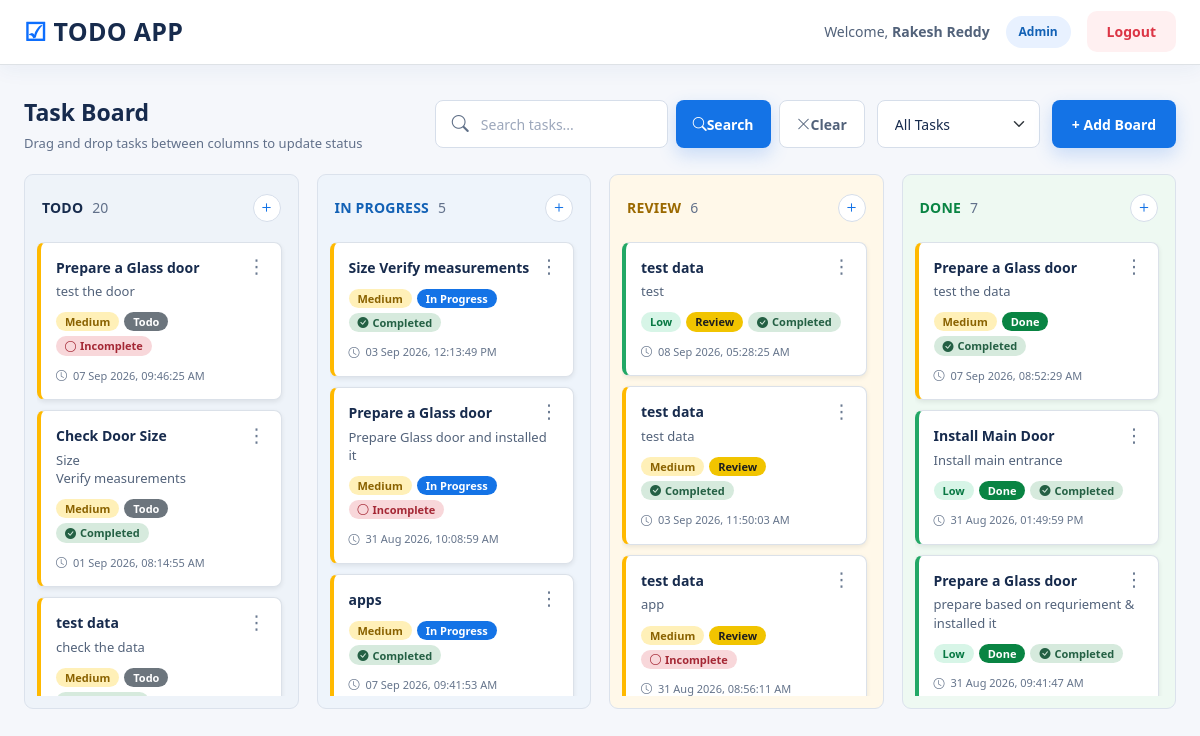
Page /task/index.php (signed in) on the committed database.
### tables this page shows
CREATE TABLE `tasks` (
  `id` int(11) NOT NULL,
  `Task` varchar(255) NOT NULL,
  `Description` text DEFAULT NULL,
  `status` tinyint(4) NOT NULL DEFAULT 1,
  `is_completed` tinyint(1) NOT NULL DEFAULT 0,
  `priority` enum('High','Medium','Low') NOT NULL DEFAULT 'Medium',
  `progress` enum('Todo','In Progress','Review','Done') NOT NULL DEFAULT 'Todo',
  `addedDate` timestamp NOT NULL DEFAULT current_timestamp(),
  `editedDate` timestamp NOT NULL DEFAULT current_timestamp() ON UPDATE current_timestamp()
);

### task/index.php (the view, shortened to what the rows shown need)
<?php
require_once __DIR__ . "/../config/database.php";
$where_sql = "";
$sql = "
    SELECT
        id,
        task,
        description,
        status,
        priority,
        progress,
        is_completed,
        addedDate,
        editedDate
    FROM tasks
    $where_sql
    ORDER BY id DESC
";
$stmt = mysqli_prepare($conn, $sql);
mysqli_stmt_execute($stmt);
$result = mysqli_stmt_get_result($stmt);
$todo_tasks = [];
$in_progress_tasks = [];
$review_tasks = [];
$done_tasks = [];
while ($row = mysqli_fetch_assoc($result)) {
    if ($row["progress"] === "Todo") {
        $todo_tasks[] = $row;
    }
    elseif ($row["progress"] === "In Progress") {
        $in_progress_tasks[] = $row;
    }
    elseif ($row["progress"] === "Review") {
        $review_tasks[] = $row;
    }
    elseif ($row["progress"] === "Done") {
        $done_tasks[] = $row;
    }
}
function getPriorityClass($priority)
{
    switch ($priority) {
        case "Medium":
            return "priority-medium";
        case "Low":
            return "priority-low";
    }
}
function getProgressClass($progress)
{
    switch ($progress) {
        case "Todo":
            return "progress-todo";
        case "In Progress":
            return "progress-progress";
        case "Review":
            return "progress-review";
        case "Done":
            return "progress-done";
    }
}
function formatTaskDate($date)
{
    $timestamp = strtotime($date);
    return date(
        "d M Y, h:i:s A",
        $timestamp
    );
}
?>
<!DOCTYPE html>
<html lang="en">
<head>
<link
    href="https://cdn.jsdelivr.net/npm/bootstrap@5.3.3/dist/css/bootstrap.min.css"
    rel="stylesheet"
>
<link
    rel="stylesheet"
    href="https://cdn.jsdelivr.net/npm/bootstrap-icons@1.11.3/font/bootstrap-icons.min.css"
>
<link
    rel="stylesheet"
    href="../assets/style.css"
>
</head>
<body>
<div class="container-fluid px-3 px-md-4 main-container">
<div class="board-wrapper">
<div class="task-board">
<div
    class="task-column"
    data-progress="Todo"
>
    <div class="task-list">
        <?php foreach ($todo_tasks as $task): ?>
            <div
                class="task-card <?= htmlspecialchars(getPriorityClass($task["priority"])) ?>"
                draggable="true"
                data-task-id="<?= (int)$task["id"] ?>"
                data-task-title="<?= htmlspecialchars($task["task"], ENT_QUOTES, 'UTF-8') ?>"
                data-task-description="<?= htmlspecialchars($task["description"] ?? "", ENT_QUOTES, 'UTF-8') ?>"
                data-task-priority="<?= htmlspecialchars($task["priority"], ENT_QUOTES, 'UTF-8') ?>"
                data-task-progress="<?= htmlspecialchars($task["progress"], ENT_QUOTES, 'UTF-8') ?>"
                data-task-completed="<?= ((int)$task["is_completed"] === 1) ? "Complete" : "Incomplete" ?>"
                data-task-status="<?= ((int)$task["status"] === 1) ? "Active" : "Inactive" ?>"
                data-task-added="<?= htmlspecialchars(formatTaskDate($task["addedDate"]), ENT_QUOTES, 'UTF-8') ?>"
                data-task-edited="<?= htmlspecialchars(formatTaskDate($task["editedDate"]), ENT_QUOTES, 'UTF-8') ?>"
            >
                <div class="task-title">
                    <?= htmlspecialchars($task["task"]) ?>
                </div>
                <?php if (!empty($task["description"])): ?>
                    <div class="task-description">
                        <?= nl2br(htmlspecialchars($task["description"])) ?>
                    </div>
                <?php endif; ?>
                <div class="task-meta">
                    <span class="priority-badge">
                        <?= htmlspecialchars($task["priority"]) ?>
                    </span>
                    <span
                        class="progress-badge <?= htmlspecialchars(getProgressClass($task["progress"])) ?>"
                    >
                        <?= htmlspecialchars($task["progress"]) ?>
                    </span>
                    <?php if ((int)$task["is_completed"] === 1): ?>
                        <span class="completion-badge completed">
                            <i class="bi bi-check-circle-fill"></i>
                            Completed
                        </span>
                    <?php else: ?>
                        <span class="completion-badge incomplete">
                            <i class="bi bi-circle"></i>
                            Incomplete
                        </span>
                    <?php endif; ?>
                </div>
                <?php if (!empty($task["editedDate"])): ?>
                    <div class="task-date">
                        <i class="bi bi-clock"></i>
                        <?= htmlspecialchars(formatTaskDate($task["editedDate"])) ?>
                    </div>
                <?php endif; ?>
                <div class="task-menu">
                    <button
                        type="button"
                        class="task-menu-button"
                        aria-label="Task menu"
                    >
                        ⋮
                    </button>
                </div>
            </div>
        <?php endforeach; ?>
    </div>
</div>
<div
    class="task-column"
    data-progress="In Progress"
>
    <div class="task-list">
        <?php foreach ($in_progress_tasks as $task): ?>
            <div
                class="task-card <?= htmlspecialchars(getPriorityClass($task["priority"])) ?>"
                draggable="true"
                data-task-id="<?= (int)$task["id"] ?>"
                data-task-title="<?= htmlspecialchars($task["task"], ENT_QUOTES, 'UTF-8') ?>"
                data-task-description="<?= htmlspecialchars($task["description"] ?? "", ENT_QUOTES, 'UTF-8') ?>"
                data-task-priority="<?= htmlspecialchars($task["priority"], ENT_QUOTES, 'UTF-8') ?>"
                data-task-progress="<?= htmlspecialchars($task["progress"], ENT_QUOTES, 'UTF-8') ?>"
                data-task-completed="<?= ((int)$task["is_completed"] === 1) ? "Complete" : "Incomplete" ?>"
                data-task-status="<?= ((int)$task["status"] === 1) ? "Active" : "Inactive" ?>"
                data-task-added="<?= htmlspecialchars(formatTaskDate($task["addedDate"]), ENT_QUOTES, 'UTF-8') ?>"
                data-task-edited="<?= htmlspecialchars(formatTaskDate($task["editedDate"]), ENT_QUOTES, 'UTF-8') ?>"
            >
                <div class="task-title">
                    <?= htmlspecialchars($task["task"]) ?>
                </div>
                <?php if (!empty($task["description"])): ?>
                    <div class="task-description">
                        <?= nl2br(htmlspecialchars($task["description"])) ?>
                    </div>
                <?php endif; ?>
                <div class="task-meta">
                    <span class="priority-badge">
                        <?= htmlspecialchars($task["priority"]) ?>
                    </span>
                    <span
                        class="progress-badge <?= htmlspecialchars(getProgressClass($task["progress"])) ?>"
                    >
                        <?= htmlspecialchars($task["progress"]) ?>
                    </span>
                    <?php if ((int)$task["is_completed"] === 1): ?>
                        <span class="completion-badge completed">
                            <i class="bi bi-check-circle-fill"></i>
                            Completed
                        </span>
                    <?php else: ?>
                        <span class="completion-badge incomplete">
                            <i class="bi bi-circle"></i>
                            Incomplete
                        </span>
                    <?php endif; ?>
                </div>
                <?php if (!empty($task["editedDate"])): ?>
                    <div class="task-date">
                        <i class="bi bi-clock"></i>
                        <?= htmlspecialchars(formatTaskDate($task["editedDate"])) ?>
                    </div>
                <?php endif; ?>
                <div class="task-menu">
                    <button
                        type="button"
                        class="task-menu-button"
                        aria-label="Task menu"
                    >
                        ⋮
                    </button>
                </div>
            </div>
        <?php endforeach; ?>
    </div>
</div>
<div
    class="task-column"
    data-progress="Review"
>
    <div class="task-list">
        <?php foreach ($review_tasks as $task): ?>
            <div
                class="task-card <?= htmlspecialchars(getPriorityClass($task["priority"])) ?>"
                draggable="true"
                data-task-id="<?= (int)$task["id"] ?>"
                data-task-title="<?= htmlspecialchars($task["task"], ENT_QUOTES, 'UTF-8') ?>"
                data-task-description="<?= htmlspecialchars($task["description"] ?? "", ENT_QUOTES, 'UTF-8') ?>"
                data-task-priority="<?= htmlspecialchars($task["priority"], ENT_QUOTES, 'UTF-8') ?>"
                data-task-progress="<?= htmlspecialchars($task["progress"], ENT_QUOTES, 'UTF-8') ?>"
                data-task-completed="<?= ((int)$task["is_completed"] === 1) ? "Complete" : "Incomplete" ?>"
                data-task-status="<?= ((int)$task["status"] === 1) ? "Active" : "Inactive" ?>"
                data-task-added="<?= htmlspecialchars(formatTaskDate($task["addedDate"]), ENT_QUOTES, 'UTF-8') ?>"
                data-task-edited="<?= htmlspecialchars(formatTaskDate($task["editedDate"]), ENT_QUOTES, 'UTF-8') ?>"
            >
                <div class="task-title">
                    <?= htmlspecialchars($task["task"]) ?>
                </div>
                <?php if (!empty($task["description"])): ?>
                    <div class="task-description">
                        <?= nl2br(htmlspecialchars($task["description"])) ?>
                    </div>
                <?php endif; ?>
                <div class="task-meta">
                    <span class="priority-badge">
                        <?= htmlspecialchars($task["priority"]) ?>
                    </span>
                    <span
                        class="progress-badge <?= htmlspecialchars(getProgressClass($task["progress"])) ?>"
                    >
                        <?= htmlspecialchars($task["progress"]) ?>
                    </span>
                    <?php if ((int)$task["is_completed"] === 1): ?>
                        <span class="completion-badge completed">
                            <i class="bi bi-check-circle-fill"></i>
                            Completed
                        </span>
                    <?php else: ?>
                        <span class="completion-badge incomplete">
                            <i class="bi bi-circle"></i>
                            Incomplete
                        </span>
                    <?php endif; ?>
                </div>
                <?php if (!empty($task["editedDate"])): ?>
                    <div class="task-date">
                        <i class="bi bi-clock"></i>
                        <?= htmlspecialchars(formatTaskDate($task["editedDate"])) ?>
                    </div>
                <?php endif; ?>
                <div class="task-menu">
                    <button
                        type="button"
                        class="task-menu-button"
                        aria-label="Task menu"
                    >
                        ⋮
                    </button>
                </div>
            </div>
        <?php endforeach; ?>
    </div>
</div>
<div
    class="task-column"
    data-progress="Done"
>
    <div class="task-list">
        <?php foreach ($done_tasks as $task): ?>
            <div
                class="task-card <?= htmlspecialchars(getPriorityClass($task["priority"])) ?>"
                draggable="true"
                data-task-id="<?= (int)$task["id"] ?>"
                data-task-title="<?= htmlspecialchars($task["task"], ENT_QUOTES, 'UTF-8') ?>"
                data-task-description="<?= htmlspecialchars($task["description"] ?? "", ENT_QUOTES, 'UTF-8') ?>"
                data-task-priority="<?= htmlspecialchars($task["priority"], ENT_QUOTES, 'UTF-8') ?>"
                data-task-progress="<?= htmlspecialchars($task["progress"], ENT_QUOTES, 'UTF-8') ?>"
                data-task-completed="<?= ((int)$task["is_completed"] === 1) ? "Complete" : "Incomplete" ?>"
                data-task-status="<?= ((int)$task["status"] === 1) ? "Active" : "Inactive" ?>"
                data-task-added="<?= htmlspecialchars(formatTaskDate($task["addedDate"]), ENT_QUOTES, 'UTF-8') ?>"
                data-task-edited="<?= htmlspecialchars(formatTaskDate($task["editedDate"]), ENT_QUOTES, 'UTF-8') ?>"
            >
                <div class="task-title">
                    <?= htmlspecialchars($task["task"]) ?>
                </div>
                <?php if (!empty($task["description"])): ?>
                    <div class="task-description">
                        <?= nl2br(htmlspecialchars($task["description"])) ?>
                    </div>
                <?php endif; ?>
                <div class="task-meta">
                    <span class="priority-badge">
                        <?= htmlspecialchars($task["priority"]) ?>
                    </span>
                    <span
                        class="progress-badge <?= htmlspecialchars(getProgressClass($task["progress"])) ?>"
                    >
                        <?= htmlspecialchars($task["progress"]) ?>
                    </span>
                    <?php if ((int)$task["is_completed"] === 1): ?>
                        <span class="completion-badge completed">
                            <i class="bi bi-check-circle-fill"></i>
                            Completed
                        </span>
                    <?php endif; ?>
                </div>
                <?php if (!empty($task["editedDate"])): ?>
                    <div class="task-date">
                        <i class="bi bi-clock"></i>
                        <?= htmlspecialchars(formatTaskDate($task["editedDate"])) ?>
                    </div>
                <?php endif; ?>
                <div class="task-menu">
                    <button
                        type="button"
                        class="task-menu-button"
                        aria-label="Task menu"
                    >
                        ⋮
                    </button>
                </div>
            </div>
        <?php endforeach; ?>
    </div>
</div>
</div>
</div>
</div>
</body>
</html>

### rows in the picture
tasks: Task "Prepare a Glass door", Description "test the door", priority "Medium", progress "Todo", is_completed 0 (drawn), editedDate "07 Sep 2026, 09:46:25 AM"
tasks: Task "Check Door Size", Description "Size Verify measurements", priority "Medium", progress "Todo", is_completed 1 (drawn), editedDate "01 Sep 2026, 08:14:55 AM"
tasks: Task "test data", Description "check the data", priority "Medium", progress "Todo"
tasks: Task "Size Verify measurements", priority "Medium", progress "In Progress", is_completed 1 (drawn), editedDate "03 Sep 2026, 12:13:49 PM"
tasks: Task "Prepare a Glass door", Description "Prepare Glass door and installed it", priority "Medium", progress "In Progress", is_completed 0 (drawn), editedDate "31 Aug 2026, 10:08:59 AM"
tasks: Task "apps", priority "Medium", progress "In Progress", is_completed 1 (drawn), editedDate "07 Sep 2026, 09:41:53 AM"
tasks: Task "test data", Description "test", priority "Low", progress "Review", is_completed 1 (drawn), editedDate "08 Sep 2026, 05:28:25 AM"
tasks: Task "test data", Description "test data", priority "Medium", progress "Review", is_completed 1 (drawn), editedDate "03 Sep 2026, 11:50:03 AM"
tasks: Task "test data", Description "app", priority "Medium", progress "Review", is_completed 0 (drawn), editedDate "31 Aug 2026, 08:56:11 AM"
tasks: Task "Prepare a Glass door", Description "test the data", priority "Medium", progress "Done", is_completed 1 (drawn), editedDate "07 Sep 2026, 08:52:29 AM"
tasks: Task "Install Main Door", Description "Install main entrance", priority "Low", progress "Done", is_completed 1 (drawn), editedDate "31 Aug 2026, 01:49:59 PM"
tasks: Task "Prepare a Glass door", Description "prepare based on requriement & installed it", priority "Low", progress "Done", is_completed 1 (drawn), editedDate "31 Aug 2026, 09:41:47 AM"

### other values in the picture
$_SESSION["user_name"] "Rakesh Reddy"
$display_role "Admin"
count($todo_tasks) "20"
count($in_progress_tasks) "5"
count($review_tasks) "6"
count($done_tasks) "7"
